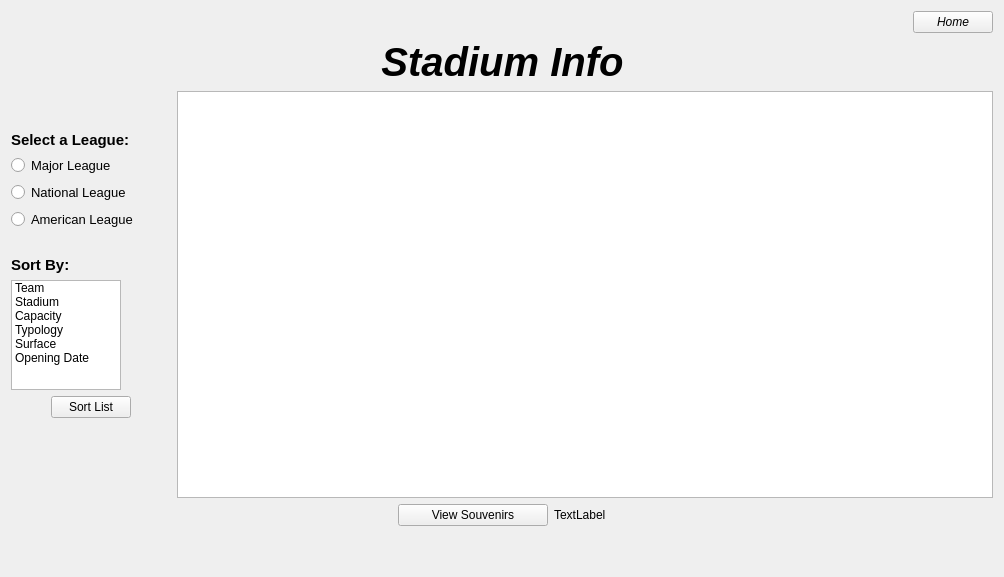
      <widget class="QWidget" name="page_infoStadiums">
       <layout class="QGridLayout" name="gridLayout_3">
        <item row="4" column="0">
         <layout class="QHBoxLayout" name="horizontalLayout_6">
          <item>
           <spacer name="horizontalSpacer_8">
            <property name="orientation">
             <enum>Qt::Horizontal</enum>
            </property>
            <property name="sizeHint" stdset="0">
             <size>
              <width>40</width>
              <height>20</height>
             </size>
            </property>
           </spacer>
          </item>
          <item>
           <widget class="QPushButton" name="stadiumsPg_btn_viewSouvenirs">
            <property name="sizePolicy">
             <sizepolicy hsizetype="Minimum" vsizetype="Fixed">
              <horstretch>1</horstretch>
              <verstretch>0</verstretch>
             </sizepolicy>
            </property>
            <property name="minimumSize">
             <size>
              <width>150</width>
              <height>0</height>
             </size>
            </property>
            <property name="maximumSize">
             <size>
              <width>150</width>
              <height>16777215</height>
             </size>
            </property>
            <property name="text">
             <string>View Souvenirs</string>
            </property>
           </widget>
          </item>
          <item>
           <widget class="QLabel" name="label_4">
            <property name="text">
             <string>TextLabel</string>
            </property>
           </widget>
          </item>
          <item>
           <spacer name="horizontalSpacer_9">
            <property name="orientation">
             <enum>Qt::Horizontal</enum>
            </property>
            <property name="sizeHint" stdset="0">
             <size>
              <width>40</width>
              <height>20</height>
             </size>
            </property>
           </spacer>
          </item>
         </layout>
        </item>
        <item row="3" column="0">
         <layout class="QFormLayout" name="formLayout">
          <property name="sizeConstraint">
           <enum>QLayout::SetNoConstraint</enum>
          </property>
          <property name="formAlignment">
           <set>Qt::AlignLeading|Qt::AlignLeft|Qt::AlignTop</set>
          </property>
          <property name="horizontalSpacing">
           <number>6</number>
          </property>
          <property name="verticalSpacing">
           <number>6</number>
          </property>
          <item row="0" column="0">
           <layout class="QVBoxLayout" name="verticalLayout">
            <item>
             <spacer name="verticalSpacer_14">
              <property name="orientation">
               <enum>Qt::Vertical</enum>
              </property>
              <property name="sizeHint" stdset="0">
               <size>
                <width>20</width>
                <height>40</height>
               </size>
              </property>
             </spacer>
            </item>
            <item>
             <widget class="QLabel" name="stadiumsPg_label_selectLeague">
              <property name="font">
               <font>
                <pointsize>11</pointsize>
                <weight>75</weight>
                <bold>true</bold>
               </font>
              </property>
              <property name="text">
               <string>Select a League:</string>
              </property>
             </widget>
            </item>
            <item>
             <widget class="QRadioButton" name="stadiumsPg_radio_MLB">
              <property name="font">
               <font>
                <pointsize>10</pointsize>
               </font>
              </property>
              <property name="text">
               <string>Major League</string>
              </property>
             </widget>
            </item>
            <item>
             <widget class="QRadioButton" name="stadiumsPg_radio_NL">
              <property name="font">
               <font>
                <pointsize>10</pointsize>
               </font>
              </property>
              <property name="text">
               <string>National League</string>
              </property>
             </widget>
            </item>
            <item>
             <widget class="QRadioButton" name="stadiumsPg_radio_AL">
              <property name="font">
               <font>
                <pointsize>10</pointsize>
               </font>
              </property>
              <property name="text">
               <string>American League</string>
              </property>
             </widget>
            </item>
            <item>
             <layout class="QVBoxLayout" name="verticalLayout_3"/>
            </item>
            <item>
             <spacer name="horizontalSpacer_29">
              <property name="orientation">
               <enum>Qt::Horizontal</enum>
              </property>
              <property name="sizeHint" stdset="0">
               <size>
                <width>40</width>
                <height>20</height>
               </size>
              </property>
             </spacer>
            </item>
            <item>
             <layout class="QVBoxLayout" name="verticalLayout_4"/>
            </item>
            <item>
             <widget class="QLabel" name="stadiumsPg_label_sortBy">
              <property name="font">
               <font>
                <pointsize>11</pointsize>
                <weight>75</weight>
                <bold>true</bold>
               </font>
              </property>
              <property name="text">
               <string>Sort By:</string>
              </property>
             </widget>
            </item>
            <item>
             <layout class="QHBoxLayout" name="horizontalLayout_4">
              <property name="spacing">
               <number>0</number>
              </property>
              <property name="sizeConstraint">
               <enum>QLayout::SetDefaultConstraint</enum>
              </property>
              <item>
               <widget class="QListWidget" name="stadiumsPg_list_sorts">
                <property name="sizePolicy">
                 <sizepolicy hsizetype="Fixed" vsizetype="Fixed">
                  <horstretch>0</horstretch>
                  <verstretch>0</verstretch>
                 </sizepolicy>
                </property>
                <property name="maximumSize">
                 <size>
                  <width>110</width>
                  <height>110</height>
                 </size>
                </property>
                <property name="font">
                 <font>
                  <pointsize>9</pointsize>
                 </font>
                </property>
                <property name="currentRow">
                 <number>-1</number>
                </property>
                <property name="sortingEnabled">
                 <bool>false</bool>
                </property>
                <item>
                 <property name="text">
                  <string>Team</string>
                 </property>
                </item>
                <item>
                 <property name="text">
                  <string>Stadium</string>
                 </property>
                </item>
                <item>
                 <property name="text">
                  <string>Capacity</string>
                 </property>
                </item>
                <item>
                 <property name="text">
                  <string>Typology</string>
                 </property>
                </item>
                <item>
                 <property name="text">
                  <string>Surface</string>
                 </property>
                </item>
                <item>
                 <property name="text">
                  <string>Opening Date</string>
                 </property>
                </item>
               </widget>
              </item>
              <item>
               <spacer name="horizontalSpacer_5">
                <property name="orientation">
                 <enum>Qt::Horizontal</enum>
                </property>
                <property name="sizeHint" stdset="0">
                 <size>
                  <width>10</width>
                  <height>20</height>
                 </size>
                </property>
               </spacer>
              </item>
             </layout>
            </item>
            <item>
             <layout class="QHBoxLayout" name="horizontalLayout_5">
              <item>
               <spacer name="horizontalSpacer_6">
                <property name="orientation">
                 <enum>Qt::Horizontal</enum>
                </property>
                <property name="sizeHint" stdset="0">
                 <size>
                  <width>40</width>
                  <height>20</height>
                 </size>
                </property>
               </spacer>
              </item>
              <item>
               <widget class="QPushButton" name="stadiumsPg_btn_sortList">
                <property name="text">
                 <string>Sort List</string>
                </property>
                <property name="autoDefault">
                 <bool>true</bool>
                </property>
               </widget>
              </item>
              <item>
               <spacer name="horizontalSpacer_7">
                <property name="orientation">
                 <enum>Qt::Horizontal</enum>
                </property>
                <property name="sizeHint" stdset="0">
                 <size>
                  <width>40</width>
                  <height>20</height>
                 </size>
                </property>
               </spacer>
              </item>
             </layout>
            </item>
            <item>
             <spacer name="verticalSpacer_13">
              <property name="orientation">
               <enum>Qt::Vertical</enum>
              </property>
              <property name="sizeHint" stdset="0">
               <size>
                <width>20</width>
                <height>40</height>
               </size>
              </property>
             </spacer>
            </item>
            <item>
             <spacer name="verticalSpacer_9">
              <property name="orientation">
               <enum>Qt::Vertical</enum>
              </property>
              <property name="sizeHint" stdset="0">
               <size>
                <width>20</width>
                <height>40</height>
               </size>
              </property>
             </spacer>
            </item>
           </layout>
          </item>
          <item row="0" column="1">
           <widget class="QTableWidget" name="stadiumsPg_table_info">
            <property name="font">
             <font>
              <pointsize>9</pointsize>
             </font>
            </property>
            <property name="focusPolicy">
             <enum>Qt::ClickFocus</enum>
            </property>
            <property name="sizeAdjustPolicy">
             <enum>QAbstractScrollArea::AdjustToContents</enum>
            </property>
            <property name="autoScroll">
             <bool>false</bool>
            </property>
            <property name="editTriggers">
             <set>QAbstractItemView::NoEditTriggers</set>
            </property>
            <property name="tabKeyNavigation">
             <bool>false</bool>
            </property>
            <property name="showDropIndicator" stdset="0">
             <bool>false</bool>
            </property>
            <property name="dragDropOverwriteMode">
             <bool>false</bool>
            </property>
            <property name="alternatingRowColors">
             <bool>true</bool>
            </property>
            <property name="selectionMode">
             <enum>QAbstractItemView::SingleSelection</enum>
            </property>
            <property name="selectionBehavior">
             <enum>QAbstractItemView::SelectRows</enum>
            </property>
            <property name="horizontalScrollMode">
             <enum>QAbstractItemView::ScrollPerPixel</enum>
            </property>
            <attribute name="horizontalHeaderVisible">
             <bool>false</bool>
            </attribute>
            <attribute name="horizontalHeaderCascadingSectionResizes">
             <bool>false</bool>
            </attribute>
            <attribute name="horizontalHeaderHighlightSections">
             <bool>false</bool>
            </attribute>
            <attribute name="verticalHeaderVisible">
             <bool>false</bool>
            </attribute>
            <column>
             <property name="text">
              <string>Team</string>
             </property>
            </column>
            <column>
             <property name="text">
              <string>Stadium</string>
             </property>
            </column>
            <column>
             <property name="text">
              <string>Capacity</string>
             </property>
            </column>
            <column>
             <property name="text">
              <string>Typology</string>
             </property>
            </column>
            <column>
             <property name="text">
              <string>Surface</string>
             </property>
            </column>
            <column>
             <property name="text">
              <string>Address</string>
             </property>
            </column>
            <column>
             <property name="text">
              <string>Phone Number</string>
             </property>
            </column>
            <column>
             <property name="text">
              <string>Opening Date</string>
             </property>
            </column>
           </widget>
          </item>
         </layout>
        </item>
        <item row="5" column="0">
         <spacer name="verticalSpacer_19">
          <property name="orientation">
           <enum>Qt::Vertical</enum>
          </property>
          <property name="sizeHint" stdset="0">
           <size>
            <width>20</width>
            <height>40</height>
           </size>
          </property>
         </spacer>
        </item>
        <item row="1" column="0">
         <layout class="QHBoxLayout" name="horizontalLayout_31">
          <item>
           <spacer name="horizontalSpacer_36">
            <property name="orientation">
             <enum>Qt::Horizontal</enum>
            </property>
            <property name="sizeHint" stdset="0">
             <size>
              <width>40</width>
              <height>20</height>
             </size>
            </property>
           </spacer>
          </item>
          <item>
           <widget class="QPushButton" name="stadiumsPg_btn_home">
            <property name="font">
             <font>
              <italic>true</italic>
             </font>
            </property>
            <property name="text">
             <string>Home</string>
            </property>
            <property name="autoDefault">
             <bool>true</bool>
            </property>
           </widget>
          </item>
         </layout>
        </item>
        <item row="2" column="0">
         <layout class="QHBoxLayout" name="horizontalLayout_7">
          <item>
           <spacer name="horizontalSpacer_10">
            <property name="orientation">
             <enum>Qt::Horizontal</enum>
            </property>
            <property name="sizeHint" stdset="0">
             <size>
              <width>40</width>
              <height>20</height>
             </size>
            </property>
           </spacer>
          </item>
          <item>
           <widget class="QLabel" name="stadiumsPg_label_TOP">
            <property name="font">
             <font>
              <pointsize>30</pointsize>
              <weight>75</weight>
              <italic>true</italic>
              <bold>true</bold>
              <underline>false</underline>
             </font>
            </property>
            <property name="text">
             <string>Stadium Info</string>
            </property>
            <property name="alignment">
             <set>Qt::AlignCenter</set>
            </property>
           </widget>
          </item>
          <item>
           <spacer name="horizontalSpacer_11">
            <property name="orientation">
             <enum>Qt::Horizontal</enum>
            </property>
            <property name="sizeHint" stdset="0">
             <size>
              <width>40</width>
              <height>20</height>
             </size>
            </property>
           </spacer>
          </item>
         </layout>
        </item>
       </layout>
      </widget>
